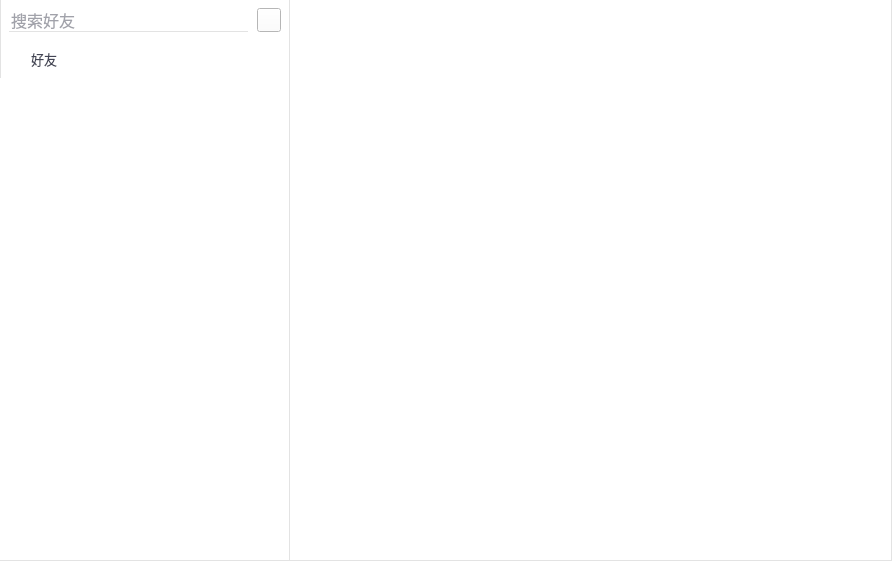
        <widget class="QWidget" name="pgContactWindow">
         <layout class="QHBoxLayout" name="horizontalLayout_3">
          <property name="spacing">
           <number>0</number>
          </property>
          <property name="leftMargin">
           <number>0</number>
          </property>
          <property name="topMargin">
           <number>0</number>
          </property>
          <property name="rightMargin">
           <number>0</number>
          </property>
          <property name="bottomMargin">
           <number>0</number>
          </property>
          <item>
           <widget class="QWidget" name="widget" native="true">
            <property name="minimumSize">
             <size>
              <width>290</width>
              <height>0</height>
             </size>
            </property>
            <property name="maximumSize">
             <size>
              <width>290</width>
              <height>16777215</height>
             </size>
            </property>
            <property name="styleSheet">
             <string notr="true">QWidget#widget{border-right: 1px solid #e3e3e3;border-left: 1px solid #e3e3e3;border-bottom:1px solid #e3e3e3;background-color: rgb(255, 255, 255);}</string>
            </property>
            <layout class="QVBoxLayout" name="verticalLayout_3">
             <property name="spacing">
              <number>0</number>
             </property>
             <property name="leftMargin">
              <number>0</number>
             </property>
             <property name="topMargin">
              <number>0</number>
             </property>
             <property name="rightMargin">
              <number>0</number>
             </property>
             <property name="bottomMargin">
              <number>1</number>
             </property>
             <item>
              <widget class="QWidget" name="widSearch" native="true">
               <property name="minimumSize">
                <size>
                 <width>290</width>
                 <height>40</height>
                </size>
               </property>
               <property name="maximumSize">
                <size>
                 <width>290</width>
                 <height>40</height>
                </size>
               </property>
               <property name="styleSheet">
                <string notr="true">QWidget{border-right: 1px solid #e3e3e3;border-left: 1px solid #e3e3e3;background-color: rgb(255, 255, 255);}
</string>
               </property>
               <layout class="QHBoxLayout" name="horizontalLayout_5">
                <property name="spacing">
                 <number>9</number>
                </property>
                <property name="leftMargin">
                 <number>9</number>
                </property>
                <property name="topMargin">
                 <number>8</number>
                </property>
                <property name="bottomMargin">
                 <number>8</number>
                </property>
                <item>
                 <widget class="QWidget" name="widget_9" native="true">
                  <property name="maximumSize">
                   <size>
                    <width>16777215</width>
                    <height>24</height>
                   </size>
                  </property>
                  <layout class="QHBoxLayout" name="horizontalLayout_4">
                   <property name="spacing">
                    <number>0</number>
                   </property>
                   <property name="leftMargin">
                    <number>0</number>
                   </property>
                   <property name="topMargin">
                    <number>0</number>
                   </property>
                   <property name="rightMargin">
                    <number>0</number>
                   </property>
                   <property name="bottomMargin">
                    <number>0</number>
                   </property>
                   <item>
                    <widget class="QLineEdit" name="leContactSearch">
                     <property name="minimumSize">
                      <size>
                       <width>0</width>
                       <height>24</height>
                      </size>
                     </property>
                     <property name="maximumSize">
                      <size>
                       <width>16777215</width>
                       <height>24</height>
                      </size>
                     </property>
                     <property name="font">
                      <font>
                       <family>微软雅黑</family>
                       <pointsize>12</pointsize>
                      </font>
                     </property>
                     <property name="styleSheet">
                      <string notr="true">color: rgb(67, 69, 85);border: 0px;border-bottom: 1px solid #e3e3e3;
</string>
                     </property>
                     <property name="text">
                      <string/>
                     </property>
                     <property name="placeholderText">
                      <string>搜索好友</string>
                     </property>
                     <property name="clearButtonEnabled">
                      <bool>false</bool>
                     </property>
                    </widget>
                   </item>
                  </layout>
                 </widget>
                </item>
                <item>
                 <widget class="QPushButton" name="pbAddContact">
                  <property name="minimumSize">
                   <size>
                    <width>24</width>
                    <height>24</height>
                   </size>
                  </property>
                  <property name="maximumSize">
                   <size>
                    <width>24</width>
                    <height>24</height>
                   </size>
                  </property>
                  <property name="styleSheet">
                   <string notr="true">
QPushButton {
	border-image: url(:/SoftTerminal/images/add.png);
}
QPushButton:hover:pressed {
	border-image: url(:/SoftTerminal/images/add.png);
}
QPushButton:hover:!pressed {
	border-image: url(:/SoftTerminal/images/add_focus.png);
}</string>
                  </property>
                  <property name="text">
                   <string/>
                  </property>
                 </widget>
                </item>
               </layout>
              </widget>
             </item>
             <item>
              <widget class="QWidget" name="widContactTitle" native="true">
               <property name="minimumSize">
                <size>
                 <width>0</width>
                 <height>38</height>
                </size>
               </property>
               <property name="maximumSize">
                <size>
                 <width>16777215</width>
                 <height>38</height>
                </size>
               </property>
               <property name="styleSheet">
                <string notr="true">QWidget#widContactTitle{border-right: 1px solid #e3e3e3;border-left: 1px solid #e3e3e3;background-color: rgb(255, 255, 255);}
</string>
               </property>
               <layout class="QHBoxLayout" name="horizontalLayout_13">
                <property name="leftMargin">
                 <number>15</number>
                </property>
                <property name="rightMargin">
                 <number>15</number>
                </property>
                <item>
                 <widget class="QLabel" name="lblDirect">
                  <property name="minimumSize">
                   <size>
                    <width>10</width>
                    <height>10</height>
                   </size>
                  </property>
                  <property name="maximumSize">
                   <size>
                    <width>10</width>
                    <height>10</height>
                   </size>
                  </property>
                  <property name="styleSheet">
                   <string notr="true">border-image: url(:/SoftTerminal/images/down.png);</string>
                  </property>
                  <property name="text">
                   <string/>
                  </property>
                 </widget>
                </item>
                <item>
                 <widget class="QLabel" name="lblFriend">
                  <property name="font">
                   <font>
                    <family>微软雅黑</family>
                    <pointsize>10</pointsize>
                   </font>
                  </property>
                  <property name="styleSheet">
                   <string notr="true">color: rgb(67, 69, 85);</string>
                  </property>
                  <property name="text">
                   <string>好友</string>
                  </property>
                 </widget>
                </item>
                <item>
                 <spacer name="hsFriend">
                  <property name="orientation">
                   <enum>Qt::Horizontal</enum>
                  </property>
                  <property name="sizeHint" stdset="0">
                   <size>
                    <width>195</width>
                    <height>20</height>
                   </size>
                  </property>
                 </spacer>
                </item>
                <item>
                 <widget class="QLabel" name="lblFriendNum">
                  <property name="font">
                   <font>
                    <family>微软雅黑</family>
                    <pointsize>10</pointsize>
                   </font>
                  </property>
                  <property name="styleSheet">
                   <string notr="true">color: rgb(67, 69, 85);</string>
                  </property>
                  <property name="text">
                   <string/>
                  </property>
                 </widget>
                </item>
               </layout>
              </widget>
             </item>
             <item>
              <widget class="QListWidget" name="lwContactList">
               <property name="focusPolicy">
                <enum>Qt::NoFocus</enum>
               </property>
               <property name="styleSheet">
                <string notr="true">QListWidget{border:0px;border-right:1px solid #e3e3e3;}
QListWidget::Item{height:45px;padding-top:0px; padding-bottom:0px;}
QListWidget::Item:hover{background:#ececec; }
QListWidget::item:selected{background:#ececec; }</string>
               </property>
              </widget>
             </item>
             <item>
              <widget class="QWidget" name="widget_3" native="true"/>
             </item>
            </layout>
           </widget>
          </item>
          <item>
           <widget class="QWidget" name="widContactMainWindow" native="true">
            <property name="styleSheet">
             <string notr="true"/>
            </property>
            <layout class="QHBoxLayout" name="horizontalLayout_12">
             <property name="spacing">
              <number>0</number>
             </property>
             <property name="leftMargin">
              <number>0</number>
             </property>
             <property name="topMargin">
              <number>0</number>
             </property>
             <property name="rightMargin">
              <number>0</number>
             </property>
             <property name="bottomMargin">
              <number>0</number>
             </property>
             <item>
              <widget class="QWidget" name="widContactBlank" native="true">
               <property name="styleSheet">
                <string notr="true">
QWidget#widContactBlank{border-bottom: 1px solid #e3e3e3;border-right: 1px solid #e3e3e3;background-color: rgb(255, 255, 255);}</string>
               </property>
               <layout class="QHBoxLayout" name="horizontalLayout_6">
                <property name="spacing">
                 <number>0</number>
                </property>
                <property name="leftMargin">
                 <number>0</number>
                </property>
                <property name="topMargin">
                 <number>0</number>
                </property>
                <property name="rightMargin">
                 <number>0</number>
                </property>
                <property name="bottomMargin">
                 <number>0</number>
                </property>
                <item>
                 <spacer name="horizontalSpacer">
                  <property name="orientation">
                   <enum>Qt::Horizontal</enum>
                  </property>
                  <property name="sizeHint" stdset="0">
                   <size>
                    <width>160</width>
                    <height>20</height>
                   </size>
                  </property>
                 </spacer>
                </item>
                <item>
                 <widget class="QWidget" name="widget_12" native="true">
                  <layout class="QVBoxLayout" name="verticalLayout_5">
                   <item>
                    <spacer name="verticalSpacer">
                     <property name="orientation">
                      <enum>Qt::Vertical</enum>
                     </property>
                     <property name="sizeHint" stdset="0">
                      <size>
                       <width>20</width>
                       <height>252</height>
                      </size>
                     </property>
                    </spacer>
                   </item>
                   <item>
                    <widget class="QLabel" name="label">
                     <property name="minimumSize">
                      <size>
                       <width>250</width>
                       <height>40</height>
                      </size>
                     </property>
                     <property name="maximumSize">
                      <size>
                       <width>250</width>
                       <height>40</height>
                      </size>
                     </property>
                     <property name="font">
                      <font>
                       <family>Adobe Hebrew</family>
                       <pointsize>40</pointsize>
                      </font>
                     </property>
                     <property name="styleSheet">
                      <string notr="true">border-image: url(:/SoftTerminal/images/vmediax.png);</string>
                     </property>
                     <property name="text">
                      <string/>
                     </property>
                    </widget>
                   </item>
                   <item>
                    <spacer name="verticalSpacer_2">
                     <property name="orientation">
                      <enum>Qt::Vertical</enum>
                     </property>
                     <property name="sizeHint" stdset="0">
                      <size>
                       <width>20</width>
                       <height>251</height>
                      </size>
                     </property>
                    </spacer>
                   </item>
                  </layout>
                 </widget>
                </item>
                <item>
                 <spacer name="horizontalSpacer_2">
                  <property name="orientation">
                   <enum>Qt::Horizontal</enum>
                  </property>
                  <property name="sizeHint" stdset="0">
                   <size>
                    <width>174</width>
                    <height>20</height>
                   </size>
                  </property>
                 </spacer>
                </item>
               </layout>
              </widget>
             </item>
             <item>
              <widget class="QWidget" name="widContactAddNew" native="true">
               <property name="styleSheet">
                <string notr="true">
QWidget#widContactAddNew{border-bottom: 1px solid #e3e3e3;border-right: 1px solid #e3e3e3;background-color: rgb(255, 255, 255);}</string>
               </property>
               <layout class="QHBoxLayout" name="horizontalLayout_16">
                <property name="leftMargin">
                 <number>0</number>
                </property>
                <property name="topMargin">
                 <number>0</number>
                </property>
                <property name="rightMargin">
                 <number>0</number>
                </property>
                <property name="bottomMargin">
                 <number>0</number>
                </property>
               </layout>
              </widget>
             </item>
             <item>
              <widget class="QWidget" name="widContactDetail" native="true">
               <property name="styleSheet">
                <string notr="true">background-color: rgb(255, 255, 255);</string>
               </property>
               <layout class="QHBoxLayout" name="horizontalLayout_14">
                <property name="leftMargin">
                 <number>0</number>
                </property>
                <property name="topMargin">
                 <number>0</number>
                </property>
                <property name="rightMargin">
                 <number>0</number>
                </property>
                <property name="bottomMargin">
                 <number>0</number>
                </property>
               </layout>
              </widget>
             </item>
            </layout>
           </widget>
          </item>
         </layout>
        </widget>
